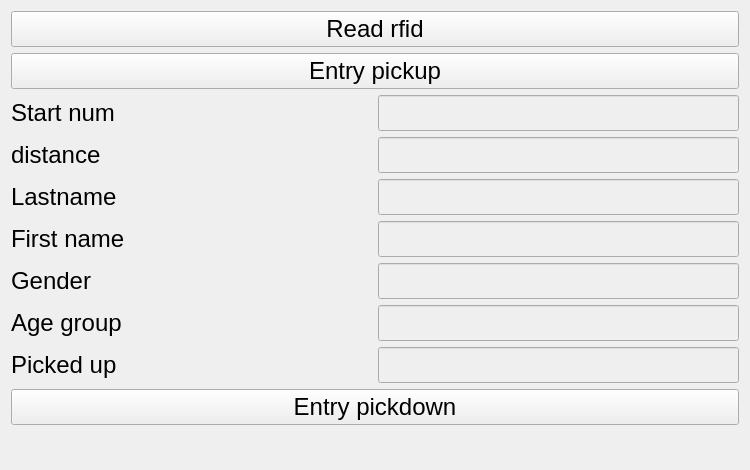
<?xml version="1.0" encoding="UTF-8"?>
<ui version="4.0">
 <class>Form</class>
 <widget class="QWidget" name="Form">
  <property name="windowModality">
   <enum>Qt::WindowModal</enum>
  </property>
  <property name="geometry">
   <rect>
    <x>0</x>
    <y>0</y>
    <width>750</width>
    <height>450</height>
   </rect>
  </property>
  <property name="windowTitle">
   <string>startnum pickup</string>
  </property>
  <layout class="QVBoxLayout" name="verticalLayout">
   <property name="sizeConstraint">
    <enum>QLayout::SetDefaultConstraint</enum>
   </property>
   <item>
    <widget class="QPushButton" name="readRfidPushButton">
     <property name="sizePolicy">
      <sizepolicy hsizetype="Expanding" vsizetype="Expanding">
       <horstretch>0</horstretch>
       <verstretch>0</verstretch>
      </sizepolicy>
     </property>
     <property name="font">
      <font>
       <pointsize>18</pointsize>
      </font>
     </property>
     <property name="text">
      <string>Read rfid</string>
     </property>
    </widget>
   </item>
   <item>
    <widget class="QPushButton" name="entryPickupPushButton">
     <property name="sizePolicy">
      <sizepolicy hsizetype="Expanding" vsizetype="Expanding">
       <horstretch>0</horstretch>
       <verstretch>0</verstretch>
      </sizepolicy>
     </property>
     <property name="font">
      <font>
       <pointsize>18</pointsize>
      </font>
     </property>
     <property name="text">
      <string>Entry pickup</string>
     </property>
     <property name="shortcut">
      <string>Ctrl+A</string>
     </property>
    </widget>
   </item>
   <item>
    <layout class="QGridLayout" name="gridLayout">
     <item row="1" column="1">
      <widget class="QLineEdit" name="distanceLineEdit">
       <property name="enabled">
        <bool>false</bool>
       </property>
       <property name="sizePolicy">
        <sizepolicy hsizetype="Expanding" vsizetype="Expanding">
         <horstretch>0</horstretch>
         <verstretch>0</verstretch>
        </sizepolicy>
       </property>
       <property name="font">
        <font>
         <pointsize>18</pointsize>
        </font>
       </property>
       <property name="styleSheet">
        <string notr="true">color: rgb(0, 0, 0);</string>
       </property>
      </widget>
     </item>
     <item row="3" column="1">
      <widget class="QLineEdit" name="firstnameLineEdit">
       <property name="enabled">
        <bool>false</bool>
       </property>
       <property name="sizePolicy">
        <sizepolicy hsizetype="Expanding" vsizetype="Expanding">
         <horstretch>0</horstretch>
         <verstretch>0</verstretch>
        </sizepolicy>
       </property>
       <property name="font">
        <font>
         <pointsize>18</pointsize>
        </font>
       </property>
       <property name="styleSheet">
        <string notr="true">color: rgb(0, 0, 0);</string>
       </property>
      </widget>
     </item>
     <item row="5" column="0">
      <widget class="QLabel" name="genderLabel">
       <property name="sizePolicy">
        <sizepolicy hsizetype="Expanding" vsizetype="Expanding">
         <horstretch>0</horstretch>
         <verstretch>0</verstretch>
        </sizepolicy>
       </property>
       <property name="font">
        <font>
         <pointsize>18</pointsize>
        </font>
       </property>
       <property name="text">
        <string>Gender</string>
       </property>
      </widget>
     </item>
     <item row="5" column="1">
      <widget class="QLineEdit" name="genderLineEdit">
       <property name="enabled">
        <bool>false</bool>
       </property>
       <property name="sizePolicy">
        <sizepolicy hsizetype="Expanding" vsizetype="Expanding">
         <horstretch>0</horstretch>
         <verstretch>0</verstretch>
        </sizepolicy>
       </property>
       <property name="font">
        <font>
         <pointsize>18</pointsize>
        </font>
       </property>
       <property name="styleSheet">
        <string notr="true">color: rgb(0, 0, 0);</string>
       </property>
      </widget>
     </item>
     <item row="0" column="0">
      <widget class="QLabel" name="startNumLabel">
       <property name="sizePolicy">
        <sizepolicy hsizetype="Expanding" vsizetype="Expanding">
         <horstretch>0</horstretch>
         <verstretch>0</verstretch>
        </sizepolicy>
       </property>
       <property name="font">
        <font>
         <pointsize>18</pointsize>
        </font>
       </property>
       <property name="text">
        <string>Start num</string>
       </property>
      </widget>
     </item>
     <item row="6" column="0">
      <widget class="QLabel" name="agegroupLabel">
       <property name="sizePolicy">
        <sizepolicy hsizetype="Expanding" vsizetype="Expanding">
         <horstretch>0</horstretch>
         <verstretch>0</verstretch>
        </sizepolicy>
       </property>
       <property name="font">
        <font>
         <pointsize>18</pointsize>
        </font>
       </property>
       <property name="text">
        <string>Age group</string>
       </property>
      </widget>
     </item>
     <item row="6" column="1">
      <widget class="QLineEdit" name="agegroupLineEdit">
       <property name="enabled">
        <bool>false</bool>
       </property>
       <property name="sizePolicy">
        <sizepolicy hsizetype="Expanding" vsizetype="Expanding">
         <horstretch>0</horstretch>
         <verstretch>0</verstretch>
        </sizepolicy>
       </property>
       <property name="font">
        <font>
         <pointsize>18</pointsize>
        </font>
       </property>
       <property name="styleSheet">
        <string notr="true">color: rgb(0, 0, 0);</string>
       </property>
      </widget>
     </item>
     <item row="3" column="0">
      <widget class="QLabel" name="firstnameLabel">
       <property name="sizePolicy">
        <sizepolicy hsizetype="Expanding" vsizetype="Expanding">
         <horstretch>0</horstretch>
         <verstretch>0</verstretch>
        </sizepolicy>
       </property>
       <property name="font">
        <font>
         <pointsize>18</pointsize>
        </font>
       </property>
       <property name="text">
        <string>First name</string>
       </property>
      </widget>
     </item>
     <item row="7" column="1">
      <widget class="QLineEdit" name="pickedupLineEdit">
       <property name="enabled">
        <bool>false</bool>
       </property>
       <property name="sizePolicy">
        <sizepolicy hsizetype="Expanding" vsizetype="Expanding">
         <horstretch>0</horstretch>
         <verstretch>0</verstretch>
        </sizepolicy>
       </property>
       <property name="font">
        <font>
         <pointsize>18</pointsize>
        </font>
       </property>
       <property name="styleSheet">
        <string notr="true">color: rgb(0, 0, 0);</string>
       </property>
      </widget>
     </item>
     <item row="0" column="1">
      <widget class="QLineEdit" name="startnumLineEdit">
       <property name="enabled">
        <bool>false</bool>
       </property>
       <property name="sizePolicy">
        <sizepolicy hsizetype="Expanding" vsizetype="Expanding">
         <horstretch>0</horstretch>
         <verstretch>0</verstretch>
        </sizepolicy>
       </property>
       <property name="font">
        <font>
         <pointsize>18</pointsize>
        </font>
       </property>
       <property name="styleSheet">
        <string notr="true">color: rgb(0, 0, 0);</string>
       </property>
      </widget>
     </item>
     <item row="7" column="0">
      <widget class="QLabel" name="pickedupLabel">
       <property name="sizePolicy">
        <sizepolicy hsizetype="Expanding" vsizetype="Expanding">
         <horstretch>0</horstretch>
         <verstretch>0</verstretch>
        </sizepolicy>
       </property>
       <property name="font">
        <font>
         <pointsize>18</pointsize>
        </font>
       </property>
       <property name="text">
        <string>Picked up</string>
       </property>
      </widget>
     </item>
     <item row="1" column="0">
      <widget class="QLabel" name="distanceLabel">
       <property name="sizePolicy">
        <sizepolicy hsizetype="Expanding" vsizetype="Expanding">
         <horstretch>0</horstretch>
         <verstretch>0</verstretch>
        </sizepolicy>
       </property>
       <property name="font">
        <font>
         <pointsize>18</pointsize>
        </font>
       </property>
       <property name="text">
        <string>distance</string>
       </property>
      </widget>
     </item>
     <item row="2" column="0">
      <widget class="QLabel" name="lastnameLabel">
       <property name="sizePolicy">
        <sizepolicy hsizetype="Expanding" vsizetype="Expanding">
         <horstretch>0</horstretch>
         <verstretch>0</verstretch>
        </sizepolicy>
       </property>
       <property name="font">
        <font>
         <pointsize>18</pointsize>
        </font>
       </property>
       <property name="text">
        <string>Lastname</string>
       </property>
      </widget>
     </item>
     <item row="2" column="1">
      <widget class="QLineEdit" name="lastnameLineEdit">
       <property name="enabled">
        <bool>false</bool>
       </property>
       <property name="sizePolicy">
        <sizepolicy hsizetype="Expanding" vsizetype="Expanding">
         <horstretch>0</horstretch>
         <verstretch>0</verstretch>
        </sizepolicy>
       </property>
       <property name="font">
        <font>
         <pointsize>18</pointsize>
        </font>
       </property>
       <property name="styleSheet">
        <string notr="true">color: rgb(0, 0, 0);</string>
       </property>
      </widget>
     </item>
    </layout>
   </item>
   <item>
    <widget class="QPushButton" name="entryPickdownPushButton">
     <property name="sizePolicy">
      <sizepolicy hsizetype="Expanding" vsizetype="Expanding">
       <horstretch>0</horstretch>
       <verstretch>0</verstretch>
      </sizepolicy>
     </property>
     <property name="font">
      <font>
       <pointsize>18</pointsize>
      </font>
     </property>
     <property name="styleSheet">
      <string notr="true"/>
     </property>
     <property name="text">
      <string>Entry pickdown</string>
     </property>
    </widget>
   </item>
   <item>
    <widget class="QLabel" name="statusBar">
     <property name="sizePolicy">
      <sizepolicy hsizetype="Expanding" vsizetype="Expanding">
       <horstretch>0</horstretch>
       <verstretch>0</verstretch>
      </sizepolicy>
     </property>
     <property name="font">
      <font>
       <pointsize>18</pointsize>
      </font>
     </property>
     <property name="text">
      <string/>
     </property>
    </widget>
   </item>
  </layout>
 </widget>
 <resources/>
 <connections/>
</ui>
